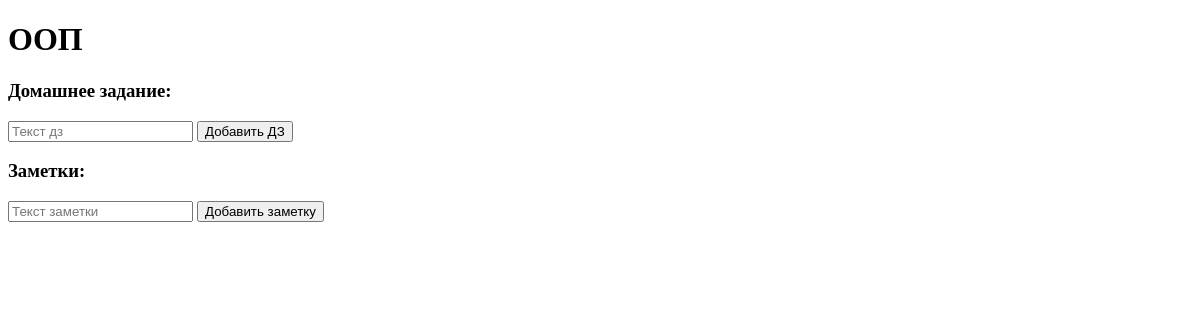
Page /lesson?lid=2 on the earlier database version.
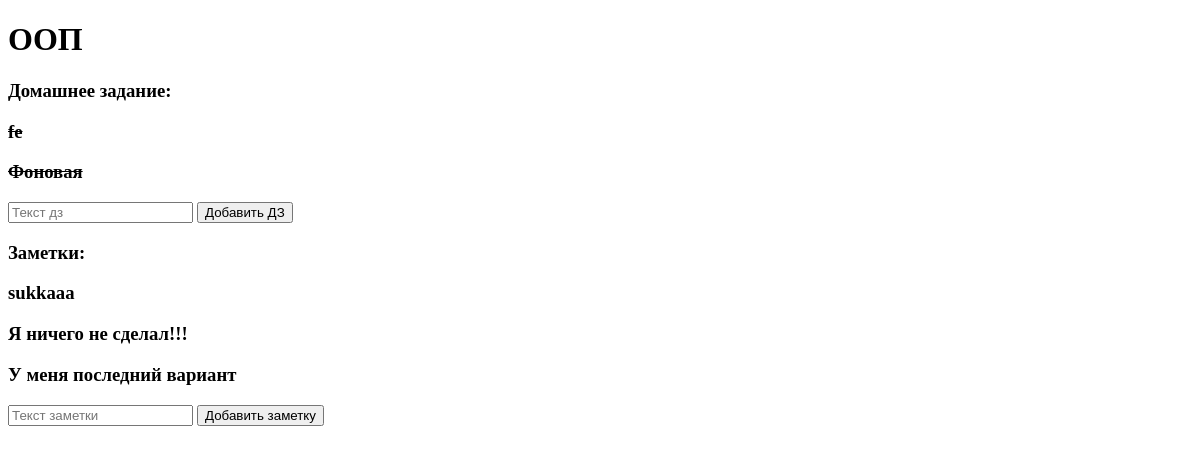
Same page on the later database version.
### app/models.py (models this page shows)
class Htask(models.Model):
    text = models.TextField(null=False, default="")
    is_done = models.BooleanField(null=False, default=False)
    lesson = models.ForeignKey(Lesson, on_delete=models.CASCADE, null=True)

class Note(models.Model):
    text = models.TextField(null=False, default="")
    lesson = models.ForeignKey(Lesson, on_delete=models.CASCADE, null=True)

### app/views.py (the view)
# urls.py: path('lesson', lesson),
def lesson(request):
    lid = request.GET.get('lid', None)
    if lid:
        less = get_object_or_404(Lesson, pk=lid)
        note = Note.objects.filter(lesson=less.id)
        h = Htask.objects.filter(lesson=less.id)
        return render(request, 'lesson.html', {'lesson': less, 'htask': h, 'note': note})
    else:
        return redirect('/')

### app/templates/lesson.html (shortened to what this page needs)
<!DOCTYPE html>
<html lang="en">
<head>
</head>
<body>
<h1> {{ lesson.name }}</h1>
<h3>Домашнее задание:</h3>
{% for n in htask %}
    {% if n.is_done %}
        <h3><strike>{{ n.text }}</strike></h3>
    {% else %}
        <h3>{{ n.text }}</h3>
        <small><a href="do?lid={{ lesson.id }}&idd={{ n.id }}">Сделано</a></small>
    {% endif %}
{% endfor %}
<form action="/add_htask">
    <input type="text" name="not" placeholder="Текст дз">
    <button>Добавить ДЗ</button>
</form>
<h3>Заметки:</h3>
{% for n in note %}
    <h3>{{ n.text }}</h3>
{% endfor %}
<form action="/add_note">
    <input type="text" name="not" placeholder="Текст заметки">
    <button>Добавить заметку</button>
</form>
</body>
</html>

Differences in the rows shown:
added Htask: text "fe"
added Htask: text "Фоновая"
added Note: text "sukkaaa"
added Note: text "Я ничего не сделал!!!"
added Note: text "У меня последний вариант"
